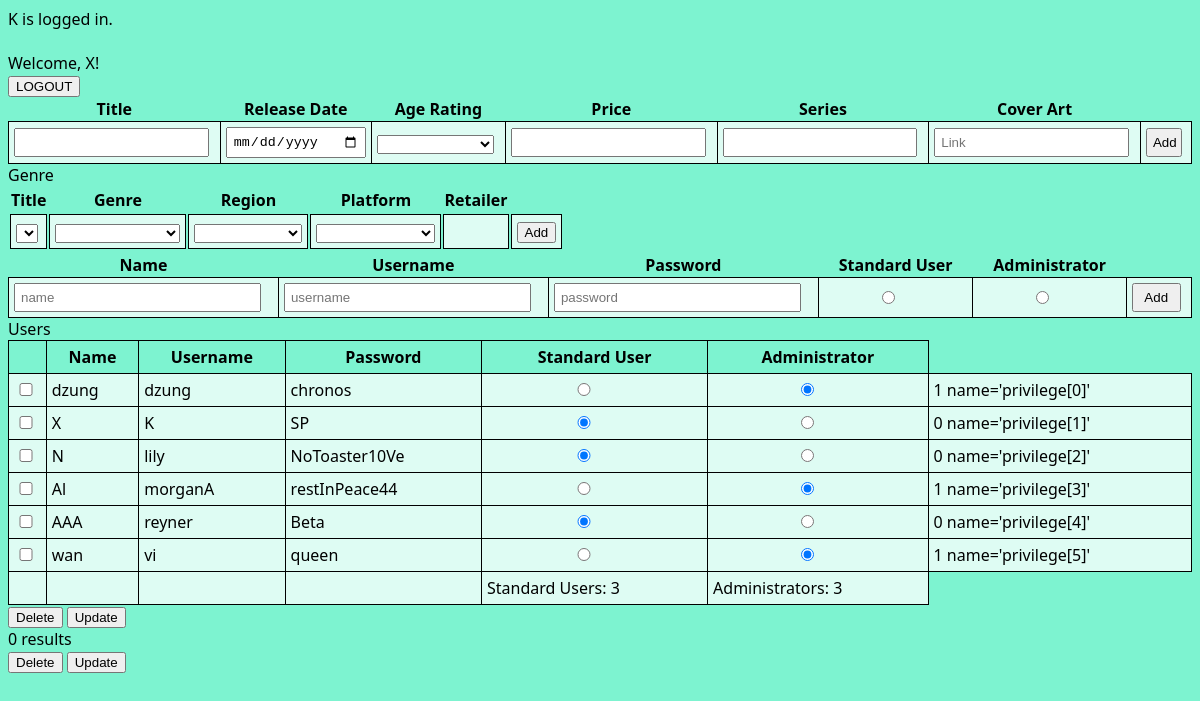
Page /www/admin.php (signed in) on the committed database.
### tables this page shows
CREATE TABLE user (
name VARCHAR(20) NOT NULL,
username VARCHAR(20),
password VARCHAR(30) NOT NULL,
privilege INT default 0,
PRIMARY KEY (username)
);

### www/adminFunction.php (called while the page is built, shortened)
<?php
function countStandardUser(){
    $conn = db_connect();
    $sql = "SELECT COUNT(*)
    FROM user WHERE user.privilege = 0";
    $result = mysqli_query($conn,$sql);
    $count = mysqli_fetch_row($result);
    return $count[0];
}
function countAdminUser(){
    $conn = db_connect();
    $sql = "SELECT COUNT(*)
    FROM user WHERE user.privilege = 1";
    $result = mysqli_query($conn,$sql);
    $count = mysqli_fetch_row($result);
    return $count[0];
}
?>

### www/admin.php (the view, shortened to what this page needs)
<!DOCTYPE HTML>
<?php
include_once('adminFunction.php');
?>
<html>
<head>
<link href="index.css" rel="stylesheet"  type="text/css">
</head>
<body>
<?php
if(isset($_SESSION["username"]))
{
    echo $_SESSION["username"] . " is logged in. <br> <br>";
    echo "Welcome, " . $_SESSION["name"] . "!";
    echo "
    <form action='login.php'  method='post'>
<input type='submit' name='logoutButton' value = 'LOGOUT'/>
</form>
    ";
}
?>
<table id="addVideoGameTable" class="fit-width padding-table">
<form id="insertVideoGameRow" action="videogame.php" method="post">
        <tr>
 <th> Title </th>
 <th> Release Date </th>
 <th> Age Rating </th>
 <th> Price </th>
 <th> Series </th>
 <th> Cover Art </th>
 <th></th>
 </tr>
 <td>   <input type="text" name="title"/> </td>
 <td> <input type="date" name="date"> </td>
 <td> <select id="gameAgeRating" name="rating">
			<option value="NULL"> </option>
            <option value="Everyone"> Everyone </option>
</select> </td>
<td> <input type="number" name="price" step="0.01"> </td>
<td> <input type="text" name="series"/> </td>
<td> <input type="text" name="linkToCoverArt" placeholder="Link"/></td>
<td> <input type="submit" value ="Add" name="addVideoGameButton"/> </td>
<table>
    <th> Title </th>
    <th> Genre </th>
    <th> Region </th>
    <th> Platform </th>
   <th> Retailer </th>
<tr>
    <td>
        <select name='videoGameTitle'>
            <option value='NULL'> </option>
        </select>
</td>
 <td> <select id="genre" name="genre">
			<option value="NULL"> </option>
            <option value="Action"> Action </option>
</select> </td>
<td>
<select id="Region" name="region">
			<option value="NULL"> </option>
            <option value="AU"> Australasia </option>
</select> </td>
<td>
<select id="Platform" name="platform">
			<option value="NULL"> </option>
            <option value="3DS"> 3DS </option>
</select>
</td>
<td> </td>
<td> <input type="submit" value ="Add" name="addVideoGameInfoButton"/> </td>
    </table>
</form>
</table>
<table class="fit-width padding-table modifyTable">
<tr>
<th> Name </th>
 <th> Username </th>
 <th> Password </th>
 <th> Standard User </th>
  <th> Administrator </th>
 </tr>
<form id ="insertUserRow" action="adminFunction.php" method="post">
<td> <input type="text" name="name" placeholder="name"/> </td>
<td> <input type="text" name="username" placeholder="username"/> </td>
<td> <input type="password" name="password" placeholder="password"/> </td>
<td> <input type="radio" id="standardPrivilegeBox" name="adminCheck" value="0"/> </td>
<td> <input type="radio" id="adminPrivilegeBox" name="adminCheck" value="1"/> </td>
<td> <input type="submit" value ="Add" name="adminRegisterButton"/> </td>
</form>
</table>
<form action = "adminFunction.php" method="post">
<table class="fit-width" id='userTable'>
<?php
 $conn = db_connect();
$sql = "SELECT * FROM user";
$result = mysqli_query($conn,$sql);
if($result -> num_rows > 0)
{
 echo "Users <br>";
 echo "
 <tr>
 <th></th>
 <th> Name </th>
 <th> Username </th>
 <th> Password </th>
 <th> Standard User </th>
 <th> Administrator </th>
 </tr>";
 $count = 0;
 $totalStandardUser = countStandardUser();
 $totalAdminUser = countAdminUser();
while ($row = $result -> fetch_assoc())
{
     $userName = $row["username"];
     $privilegeTemp = $row["privilege"];
    echo "<tr class='tableRow'>";
     echo "<td> <input class='checkBox' type= 'checkbox' name='check[]' value='" . $userName . "'> </td>";
     echo "<td>". $row["name"] ."</td>";
     echo "<td> <input name='username[]' type='hidden' value='" . $userName . "'>". $userName ."</input> </td>";
     echo "<td>". $row["password"] ."</td>";
     echo "<td> <input type='radio' id='standardPrivilegeBox' name='privilege[".$count."]' value='0'";
     if($privilegeTemp=='0') echo "checked='checked'";
     echo "/> </td> <td> <input type='radio' id='adminPrivilegeBox' name='privilege[".$count."]' value='1'";
     if($privilegeTemp=='1') echo "checked='checked'";
     echo "/> </td>";
     echo "<td>". $privilegeTemp . " name='privilege[".$count."]' </td>";
     echo "</tr>";
    $count+=1;
}
     echo "<td></td> <td></td> <td></td> <td></td>";
     echo "<td> Standard Users: " . $totalStandardUser . "</td> <td> Administrators: " . $totalAdminUser . " </td>";
}
?>
</table>
<input type="submit" value ="Delete" name="deleteUserButton" id='deleteButton'/>
<input type='submit' value='Update' name="adminUpdateUserButton" />
</form>
<form action="videogame.php" method="post">
<input type='submit' value='Delete' name='deleteVideoGameButton' id='deleteButton'/>
<input type='submit' value='Update' name='updateVideoGameButton' id='deleteButton'/>
</form>
<br>
</body>
</html>

### www/index.css (style rules this page uses)
body { background-color: rgb(125, 243, 208); font-family: 'Segoe UI', Tahoma, Geneva, Verdana, sans-serif; }
.fit-width { width:100%; border: 0; border-collapse:collapse; }
.fit-width input { display: inline-block; margin-left: 5px; width:90%; margin-left: auto; margin-right: auto; }
#gameAgeRating { width:95%; }
.padding-table { padding: 5px; }
.padding-table input { padding: 5px; }
.modifyTable input,select { display: table-cell; }
#userTable { border-collapse:collapse; }
#videoGameTable th,td { padding: 5px; border: 1px solid lightgray; border-color:black; background-color: rgba(255, 255, 255, 0.75); }
#userTable th,td { padding: 5px; border: 1px solid lightgray; border-color:black; }

### rows in the picture
user: name "dzung", username "dzung", password "chronos", privilege "☑", privilege "1"
user: name "X", username "K", password "SP", privilege "☑", privilege "0"
user: name "N", username "lily", password "NoToaster10Ve", privilege "☑", privilege "0"
user: name "Al", username "morganA", password "restInPeace44", privilege "☑", privilege "1"
user: name "AAA", username "reyner", password "Beta", privilege "☑", privilege "0"
user: name "wan", username "vi", password "queen", privilege "☑", privilege "1"

### other values in the picture
$_SESSION["username"] "K"
$_SESSION["name"] "X"
$totalStandardUser "3"
$totalAdminUser "3"
